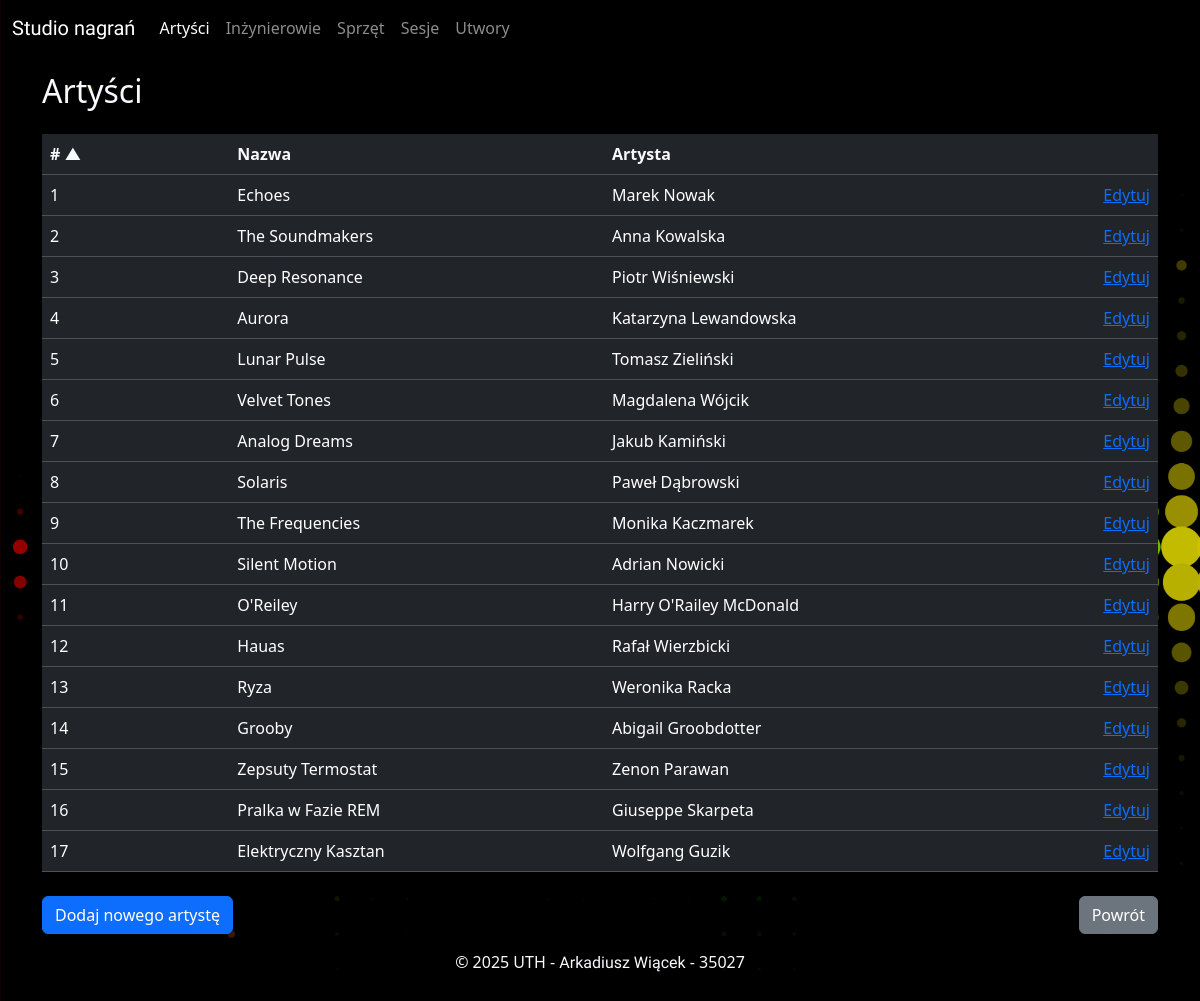
Page /artysci on the earlier database version.
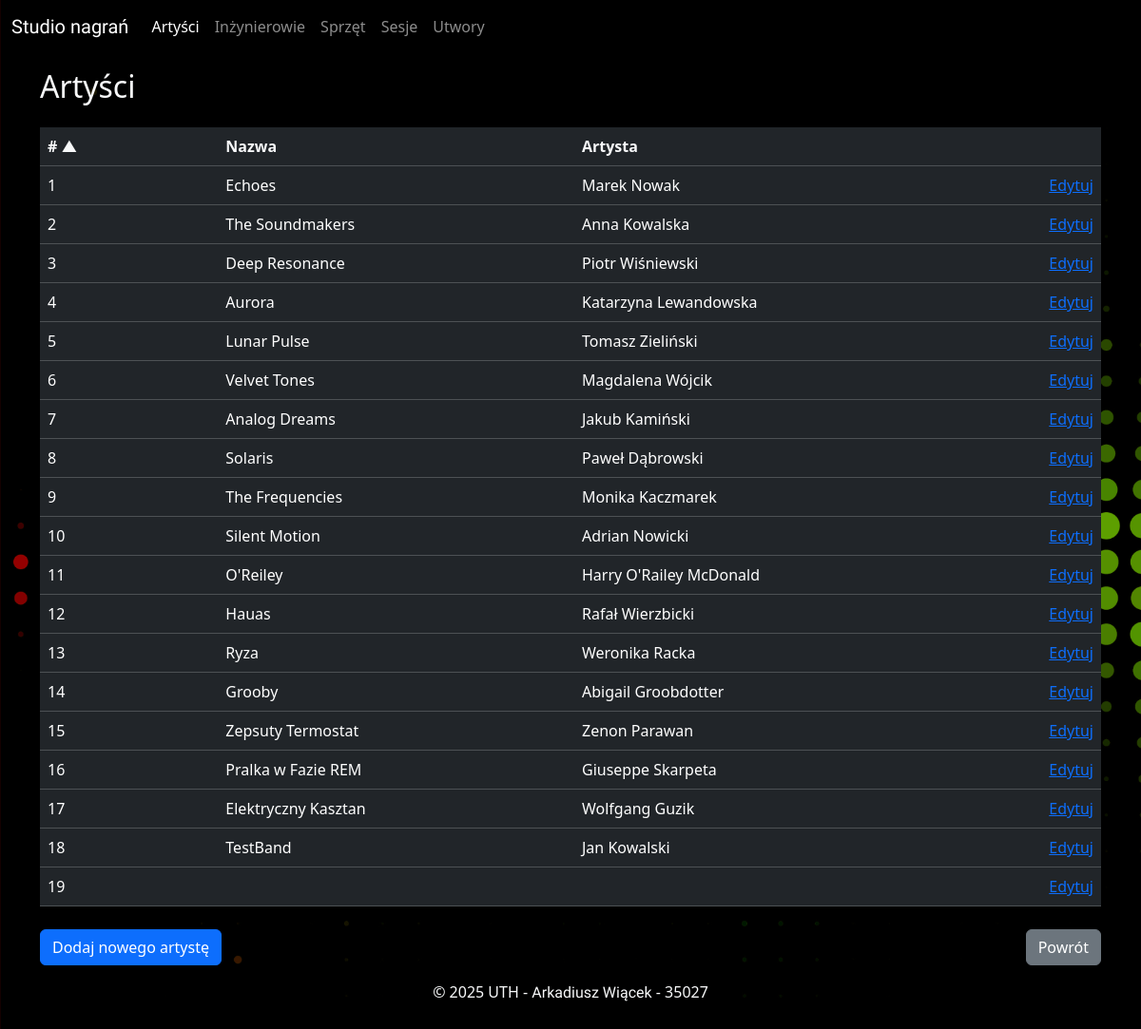
Same page on the later database version.
### studio_nagran.py (models this page shows)
class Artysci(Base):
    __tablename__ = "artysci"
    IdArtysty = Column(Integer, primary_key=True)
    Nazwa = Column(String)
    Imie = Column(String)
    Nazwisko = Column(String)
    sesje = relationship(
        "Sesje", back_populates="artysci", cascade="all, delete-orphan"
    )
    utwory = relationship(
        "Utwory", back_populates="artysci", cascade="all, delete-orphan"
    )

### studio_nagran.py (the view)
@app.route("/artysci")
def artysci_view():
    sesja = Session()
    try:
        sort_by = request.args.get('sort', 'IdArtysty')
        order = request.args.get('order', 'asc')
        sort_columns = {
            'IdArtysty': Artysci.IdArtysty,
            'Nazwa': Artysci.Nazwa,
            'Imie': Artysci.Imie,
            'Nazwisko': Artysci.Nazwisko
        }
        if sort_by not in sort_columns:
            sort_by = 'IdArtysty'
        column = sort_columns[sort_by]
        if order == 'desc':
            column = column.desc()
        else:
            column = column.asc()
        wynik_zapytania = select(Artysci).order_by(column)
        rezultat = sesja.execute(wynik_zapytania)
        artysci = rezultat.scalars().all()
        return render_template("artysci.html", artysci=artysci, sort_by=sort_by, order=order)
    finally:
        sesja.close()

### templates/artysci.html (shortened to what this page needs)
{% extends "base.html" %}
{% block content %}
    <div class="container">
        <div class="row py-1 py-sm-3">
            <div class="col text-light">
                <h2>
                    Artyści
                </h2>
            </div>
        </div>
        <div class="row">
            <div class="col">
                <table class="table table-hover table-dark">
                    <thead>
                        <tr class="d-sm-table-row">
                            <th>
                                <div class="row">
                                    <div class="col-auto col-sm-2">
                                        <a href="?sort=IdArtysty&order={% if sort_by == 'IdArtysty' and order == 'asc' %}desc{% else %}asc{% endif %}" class="text-light text-decoration-none">
                                            # {% if sort_by == 'IdArtysty' %}{% if order == 'asc' %}▲{% else %}▼{% endif %}{% endif %}
                                        </a>
                                    </div>
                                    <div class="col-auto col-sm-4">
                                        <a href="?sort=Nazwa&order={% if sort_by == 'Nazwa' and order == 'asc' %}desc{% else %}asc{% endif %}" class="text-light text-decoration-none">
                                            Nazwa {% if sort_by == 'Nazwa' %}{% if order == 'asc' %}▲{% else %}▼{% endif %}{% endif %}
                                        </a>
                                    </div>
                                    <div class="col-auto col-sm-4">
                                        <a href="?sort=Imie&order={% if sort_by == 'Imie' and order == 'asc' %}desc{% else %}asc{% endif %}" class="text-light text-decoration-none">
                                            Artysta {% if sort_by == 'Imie' %}{% if order == 'asc' %}▲{% else %}▼{% endif %}{% endif %}
                                        </a>
                                    </div>
                                    <div class="col-sm-2 d-none d-sm-block"></div>
                                </div>
                            </th>
                        </tr>
                    </thead>
                    {% for artysta in artysci %}
                        <tr data-bs-toggle="modal"
                            data-bs-target="#artistModal"
                            data-artist-id="{{ artysta.IdArtysty }}"
                            data-artist-name="{{ artysta.Nazwa }}">
                            <td>
                                <div class="row">
                                    <div class="col-12 col-sm-2">
                                        <span class="d-inline d-sm-none"># </span>{{ artysta.IdArtysty }}
                                    </div>
                                    <div class="col-12 col-sm-4">
                                        {{ artysta.Nazwa }}
                                    </div>
                                    <div class="col-6 col-sm-4">
                                        {{ artysta.Imie }} {{ artysta.Nazwisko }}
                                    </div>
                                    <div class="col-6 col-sm-2 align-self-end text-end">
                                        <a href="{{ url_for('edytuj_artyste_view', IdArtysty=artysta.IdArtysty) }}" onclick="event.stopPropagation()">Edytuj</a>
                                    </div>
                                </div>
                            </td>
                        </tr>
                    {% endfor %}
                </table>
            </div>
        </div>
        <div class="row">
            <div class="col-12 col-sm pt-2">
                <a href="{{ url_for("dodaj_artyste_view") }}"
                   class="btn btn-primary btn-block">Dodaj nowego artystę</a>
            </div>
            <div class="col-12 col-sm pt-2 d-flex justify-content-sm-end">
                <a href="{{ url_for("index") }}" class="btn btn-secondary btn-block">Powrót</a>
            </div>
        </div>
    </div>
{% endblock content %}

Differences in the rows shown:
added Artysci: IdArtysty "18", Nazwa "TestBand", Imie "Jan", Nazwisko "Kowalski"
added Artysci: IdArtysty "19"
